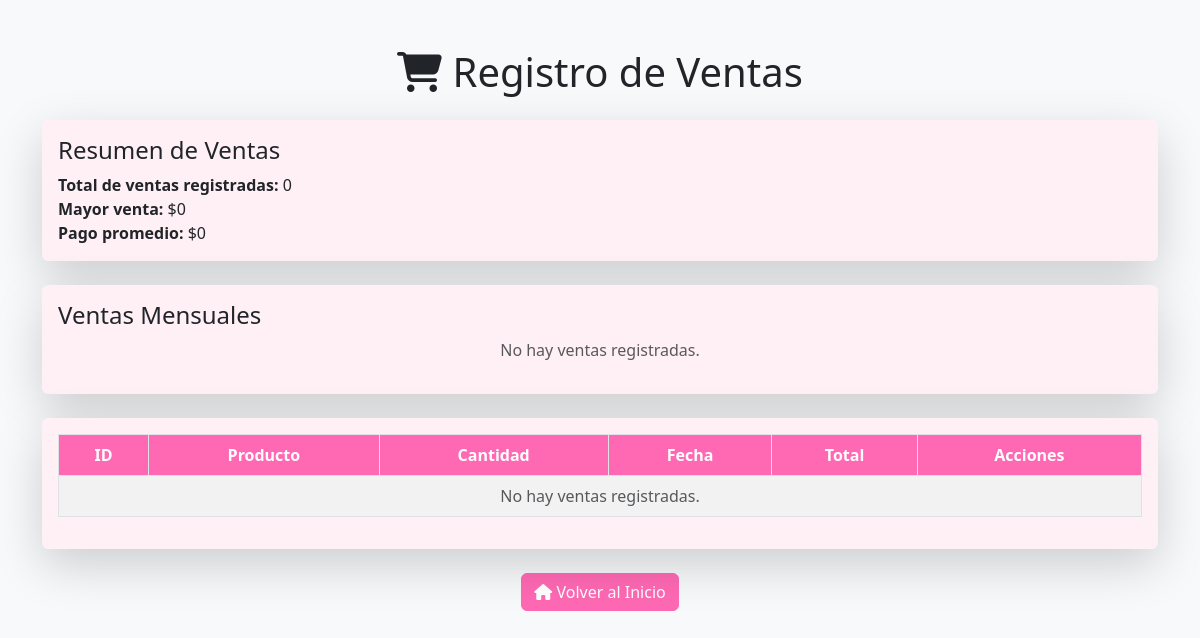
Page /ventas on the earlier database version.
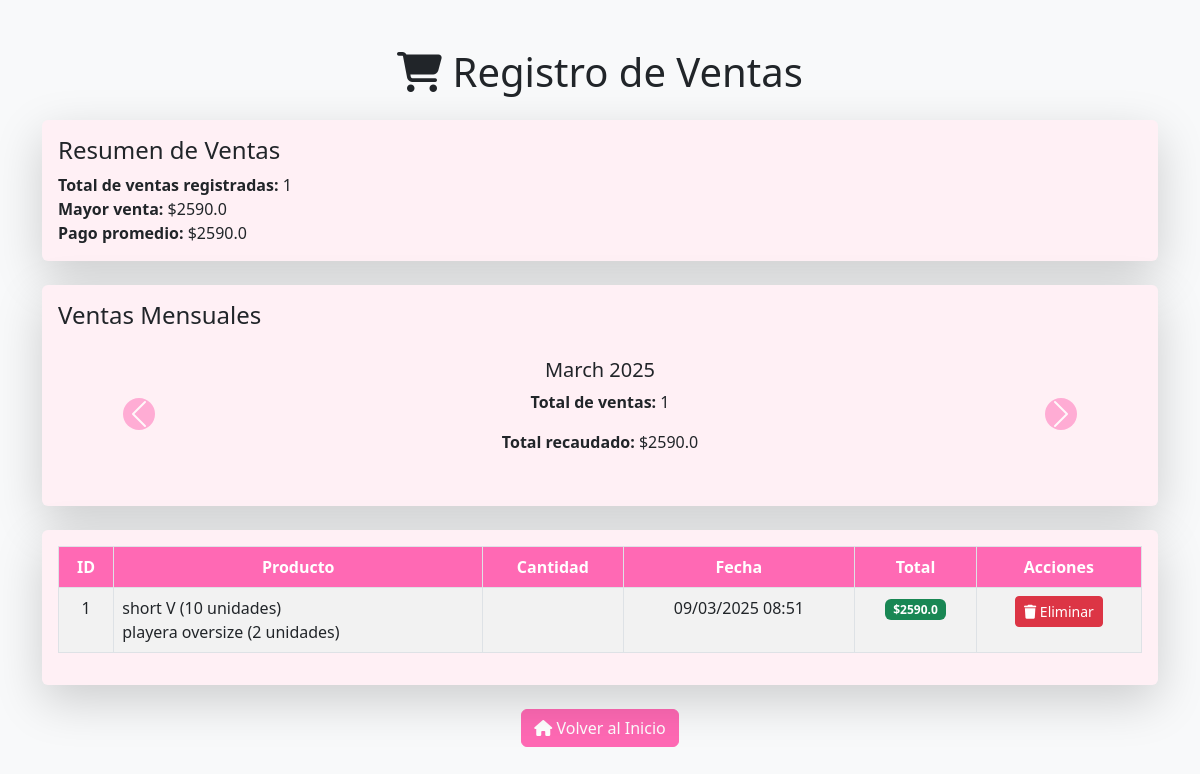
Same page on the later database version.
### app/models.py (models this page shows, shortened)
class Venta(db.Model):
    __tablename__ = 'venta'
    id = db.Column(db.Integer, primary_key=True)
    fecha = db.Column(db.DateTime, nullable=False, default=datetime.utcnow)
    total = db.Column(db.Float, nullable=False)
    productos = db.relationship('VentaProducto', back_populates='venta', cascade="all, delete-orphan")

class VentaProducto(db.Model):
    __tablename__ = 'venta_producto'
    venta_id = db.Column(db.Integer, db.ForeignKey('venta.id', ondelete="CASCADE"), primary_key=True)
    producto_id = db.Column(db.Integer, db.ForeignKey('producto.id', ondelete="CASCADE"), primary_key=True)
    cantidad = db.Column(db.Integer, nullable=False)
    precio = db.Column(db.Float, nullable=False)
    venta = db.relationship('Venta', back_populates='productos')
    producto = db.relationship('Producto', back_populates='ventas')  # Relación con Producto

class Producto(db.Model):
    __tablename__ = 'producto'
    id = db.Column(db.Integer, primary_key=True)
    nombre = db.Column(db.String(100), nullable=False)
    descripcion = db.Column(db.String(200))
    precio = db.Column(db.Float, nullable=False)
    cantidad = db.Column(db.Integer, nullable=False)
    categoria = db.Column(db.String(50), nullable=False)
    activo = db.Column(db.Boolean, default=True)
    fecha_registro = db.Column(db.DateTime, default=datetime.utcnow)
    movimientos = db.relationship('MovimientoInventario', back_populates='producto', cascade="all, delete-orphan")
    ventas = db.relationship('VentaProducto', back_populates='producto', cascade="all, delete-orphan")  # <-- Agregar esta línea

### app/routes.py (the view)
@routes.route('/ventas', methods=['GET'])
def listar_ventas():
    ventas = Venta.query.all()
    mayor_venta = max([venta.total for venta in ventas], default=0)
    pago_promedio = sum([venta.total for venta in ventas]) / len(ventas) if ventas else 0
    ventas_por_mes = defaultdict(lambda: {"total_ventas": 0, "total_recaudado": 0})
    for venta in ventas:
        mes = venta.fecha.strftime("%B %Y")  # Formato: "Mes Año"
        ventas_por_mes[mes]["total_ventas"] += 1
        ventas_por_mes[mes]["total_recaudado"] += venta.total
    return render_template(
        "ventas.html",  # Nombre de tu plantilla HTML
        ventas=ventas,
        mayor_venta=mayor_venta,
        pago_promedio=pago_promedio,
        ventas_por_mes=ventas_por_mes
    )

### app/templates/ventas.html (shortened to what this page needs)
<!DOCTYPE html>
<html lang="es">
<head>
    <link href="https://cdn.jsdelivr.net/npm/bootstrap@5.3.0/dist/css/bootstrap.min.css" rel="stylesheet">
    <link rel="stylesheet" href="https://cdnjs.cloudflare.com/ajax/libs/font-awesome/6.4.0/css/all.min.css">
</head>
<body class="bg-light">
    <div class="container mt-5">
        <h1 class="text-center mb-4">
            <i class="fas fa-shopping-cart"></i> Registro de Ventas
        </h1>
        <div class="card shadow-lg border-0 mb-4">
            <div class="card-body">
                <h4 class="card-title">Resumen de Ventas</h4>
                <p class="card-text">
                    <strong>Total de ventas registradas:</strong> {{ ventas | length }} <br>
                    <strong>Mayor venta:</strong> ${{ mayor_venta | round(2) }} <br>
                    <strong>Pago promedio:</strong> ${{ pago_promedio | round(2) }}
                </p>
            </div>
        </div>
        <div class="card shadow-lg border-0 mb-4">
            <div class="card-body">
                <h4 class="card-title">Ventas Mensuales</h4>
                {% if ventas_por_mes %}
                    <div id="carouselVentas" class="carousel slide" data-bs-ride="carousel">
                        <div class="carousel-inner">
                            {% for mes, datos in ventas_por_mes.items() %}
                            <div class="carousel-item {% if loop.first %}active{% endif %}">
                                <h5>{{ mes }}</h5>
                                <p><strong>Total de ventas:</strong> {{ datos.total_ventas }}</p>
                                <p><strong>Total recaudado:</strong> ${{ datos.total_recaudado | round(2) }}</p>
                            </div>
                            {% endfor %}
                        </div>
                        <button class="carousel-control-prev" type="button" data-bs-target="#carouselVentas" data-bs-slide="prev">
                            <span class="carousel-control-prev-icon" aria-hidden="true"></span>
                        </button>
                        <button class="carousel-control-next" type="button" data-bs-target="#carouselVentas" data-bs-slide="next">
                            <span class="carousel-control-next-icon" aria-hidden="true"></span>
                        </button>
                    </div>
                {% else %}
                    <p class="text-muted text-center">No hay ventas registradas.</p>
                {% endif %}
            </div>
        </div>
        <div class="card shadow-lg border-0">
            <div class="card-body">
                <div class="table-responsive">
                    <table class="table table-striped table-hover table-bordered">
                        <thead class="text-center">
                            <tr>
                                <th>ID</th>
                                <th>Producto</th>
                                <th>Cantidad</th>
                                <th>Fecha</th>
                                <th>Total</th>
                                <th>Acciones</th>
                            </tr>
                        </thead>
                        <tbody>
                            {% if ventas %}
                                {% for venta in ventas %}
                                <tr>
                                    <td class="text-center">{{ venta.id }}</td>
                                    <td>
                                        {% for venta_producto in venta.productos %}
                                            {{ venta_producto.producto.nombre }} ({{ venta_producto.cantidad }} unidades) <br>
                                        {% endfor %}
                                    </td>
                                    <td class="text-center">{{ venta.cantidad }}</td>
                                    <td class="text-center">{{ venta.fecha.strftime('%d/%m/%Y %H:%M') }}</td>
                                    <td class="text-center">
                                        <span class="badge bg-success">${{ venta.total | round(2) }}</span>
                                    </td>
                                    <td class="text-center">
                                        <form method="POST" action="{{ url_for('routes.eliminar_venta', id=venta.id) }}"
                                              onsubmit="return confirm('¿Estás seguro de eliminar esta venta? Esta acción no se puede deshacer.');">
                                            <button type="submit" class="btn btn-danger btn-sm">
                                                <i class="fas fa-trash"></i> Eliminar
                                            </button>
                                        </form>
                                    </td>
                                </tr>
                                {% endfor %}
                            {% else %}
                                <tr>
                                    <td colspan="6" class="text-center text-muted">No hay ventas registradas.</td>
                                </tr>
                            {% endif %}
                        </tbody>
                    </table>
                </div>
            </div>
        </div>
        <div class="text-center mt-4">
            <a href="{{ url_for('routes.index') }}" class="btn btn-primary">
                <i class="fas fa-home"></i> Volver al Inicio
            </a>
        </div>
    </div>
</body>
</html>

### app/templates/ventas.html (style rules this page uses)
.card { background-color: #fff0f5; border: 1px solid #ff69b4; }
.table thead th { background-color: #ff69b4; color: white; }
.table-striped tbody tr:nth-of-type(odd) { background-color: #fff0f5; }
.btn-primary { background-color: #ff69b4; border-color: #ff69b4; }
.btn-danger { background-color: #dc3545; border-color: #dc3545; }
.carousel-item { background-color: #fff0f5; padding: 20px; border-radius: 10px; text-align: center; }
.carousel-control-prev-icon, .carousel-control-next-icon { background-color: #ff69b4; border-radius: 50%; padding: 10px; }

Differences in the rows shown:
added Venta: total "2590.0", id "1", fecha "09/03/2025 08:51"
added VentaProducto: producto.nombre "short V", cantidad "10"
added VentaProducto: producto.nombre "playera oversize", cantidad "2"
Other differences:
{{ ventas | length }}: "0" → "1"
{{ pago_promedio | round(2) }}: "0" → "2590.0"
{{ mayor_venta | round(2) }}: "0" → (not shown)
new list line: "March 2025 Total de ventas: 1 Total recaudado: $ 2590.0"
text no longer shown: "No hay ventas registradas. No hay ventas registradas."
